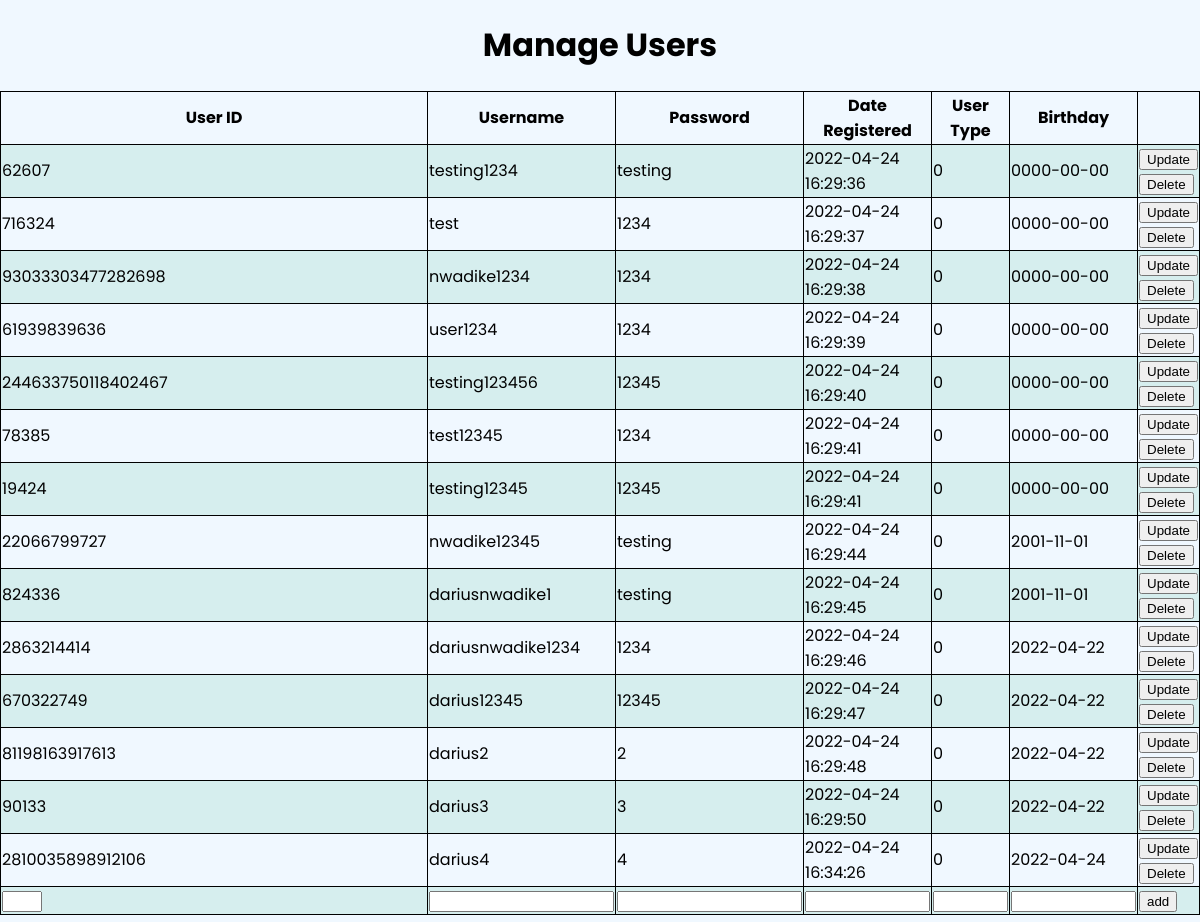
Page /manageusers.php (signed in) on the earlier database version.
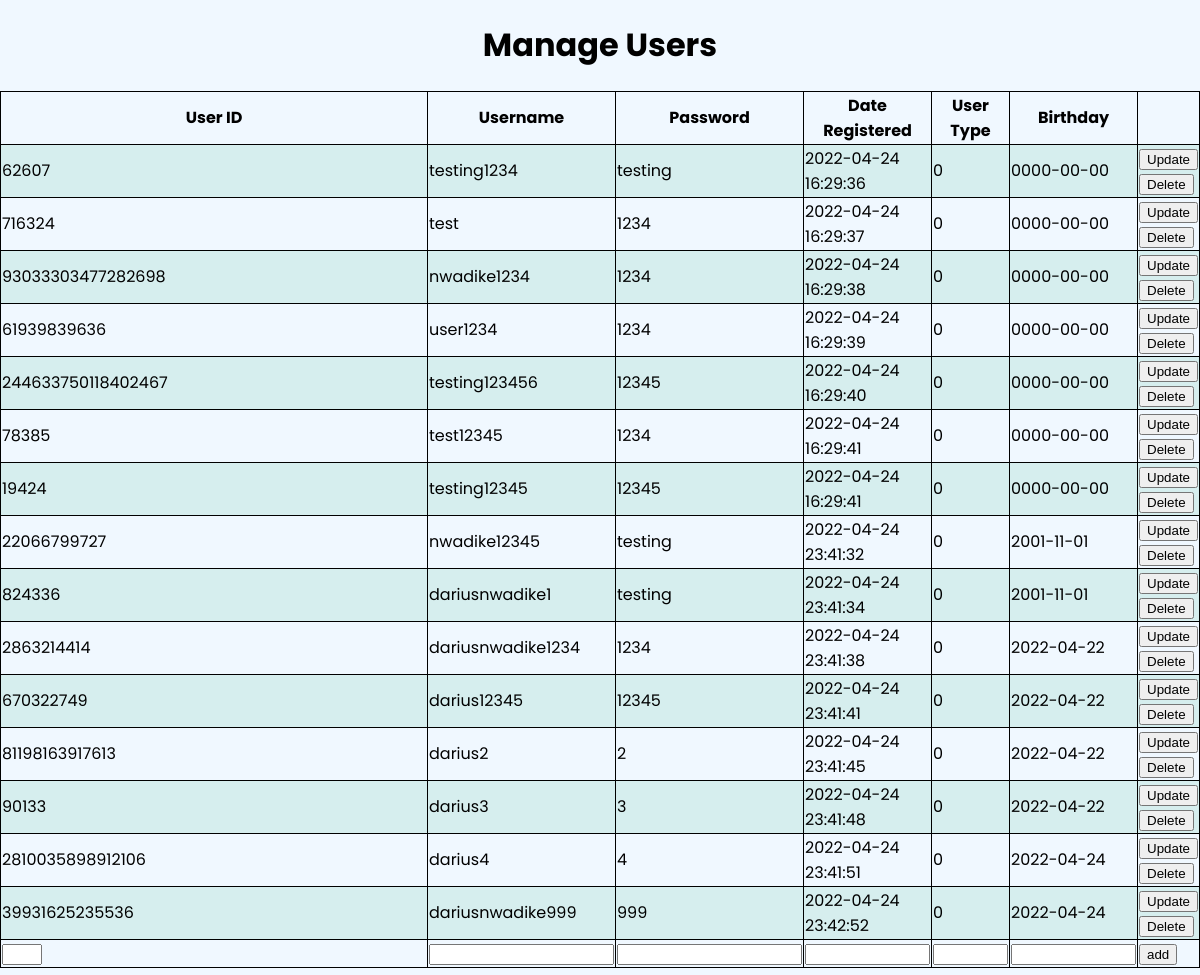
Same page on the later database version.
### tables this page shows
CREATE TABLE `users` (
  `id` bigint(20) NOT NULL,
  `user_id` bigint(20) NOT NULL,
  `firstName` text NOT NULL,
  `lastName` text NOT NULL,
  `email` text NOT NULL,
  `address` text NOT NULL,
  `city` text NOT NULL,
  `state` text NOT NULL,
  `zipCode` text NOT NULL,
  `user_name` varchar(100) NOT NULL,
  `password` varchar(100) NOT NULL,
  `birthday` date NOT NULL,
  `date` timestamp NOT NULL DEFAULT current_timestamp() ON UPDATE current_timestamp(),
  `user_type` int(11) NOT NULL,
  `profile_pic` text NOT NULL,
  `verified` int(11) NOT NULL DEFAULT 0,
  `newsletter` int(11) NOT NULL
);

### manageusers.php (the view, shortened to what this page needs)
<?php
	include("connection.php");
    $queryUsers = 'SELECT * FROM users WHERE user_type = 0';
    $users = mysqli_query($con, $queryUsers);
?>
<!doctype HTML>
<html lang="english">
<head>
	<link rel="stylesheet" href="css/account.css">
	<link rel="stylesheet" href="css/manageInventory.css">
	<center>
		<h1>Manage Users</h1>
	</center>
</head>
<body>
	<div style="display:inline-block">
		<center>
			<table>
				<tr>
					<th>User ID</th>
					<th>Username</th>
					<th>Password</th>
					<th>Date Registered</th>
					<th>User Type</th>
					<th>Birthday</th>
				</tr>
				<?php foreach ($users as $user) : ?>
				<tr>
					<td id="id<?php echo $user['user_id']?>" class="block">
						<?php echo $user['user_id']?>
					</td>
					<td id="title<?php echo $user['user_id']?>" class="data">
						<?php echo $user['user_name'] ?>
					</td>
					<td id="author<?php echo $user['user_id']?>" class="data"><?php echo $user['password'] ?>
					</td>
					<td id="genre<?php echo $user['user_id']?>" class="data"><?php echo $user['date'] ?>
					</td>
					<td id="stock<?php echo $user['user_id']?>" class="data"><?php echo $user['user_type'] ?>
					</td>
					<td id="isbn<?php echo $user['user_id']?>" class="data"><?php echo $user['birthday'] ?>
					</td>
					<td id="buttons<?php echo $user['user_id']?>" class="data">
						<button id="save<?php echo $user['user_id']?>"
							onclick="location.href='updateUser.php?id=<?php echo $user['user_id'] ?>'">Update </button> <button
							id="delete<?php echo $user['user_id']?>">Delete</button>
					</td>
				</tr>
				<?php endforeach?>
				<tr>
					<td><input type="text" style="width:40px"></td>
					<td><input type="text"></td>
					<td><input type="text"></td>
					<td><input type="text" style="width:125px"></td>
					<td><input type="text" style="width:75px"></td>
					<td><input type="text" style="width:125px"></td>
					<td><button>add</button></td>
				</tr>
			</table>
		</center>
	</div>
</body>
</html>

Differences in the rows shown:
changed users "nwadike12345": date "2022-04-24 16:29:44" → "2022-04-24 23:41:32"
changed users "dariusnwadike1": date "2022-04-24 16:29:45" → "2022-04-24 23:41:34"
changed users "dariusnwadike1234": date "2022-04-24 16:29:46" → "2022-04-24 23:41:38"
changed users "darius12345": date "2022-04-24 16:29:47" → "2022-04-24 23:41:41"
changed users "darius2": date "2022-04-24 16:29:48" → "2022-04-24 23:41:45"
changed users "darius3": date "2022-04-24 16:29:50" → "2022-04-24 23:41:48"
changed users "darius4": date "2022-04-24 16:34:26" → "2022-04-24 23:41:51"
added users: user "39931625235536", user_name "dariusnwadike999", password "999", date "2022-04-24 23:42:52", user_type "0", birthday "2022-04-24"
